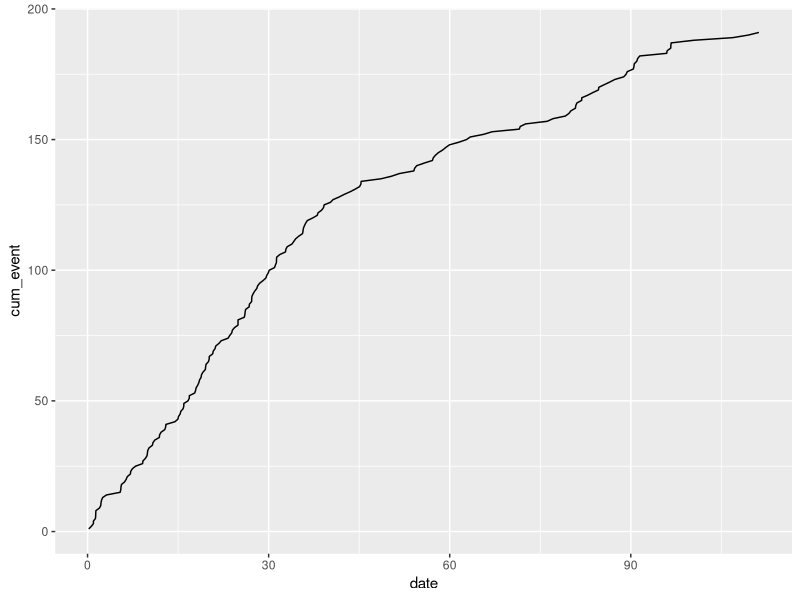
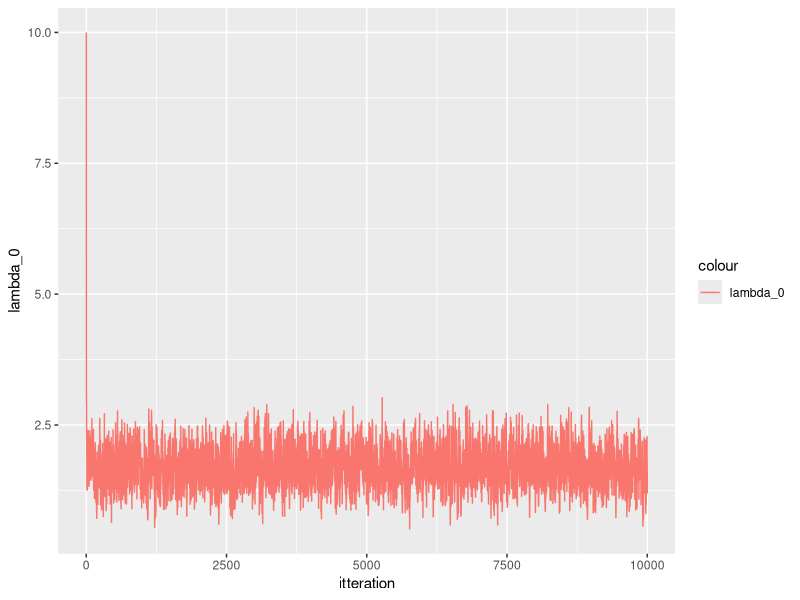
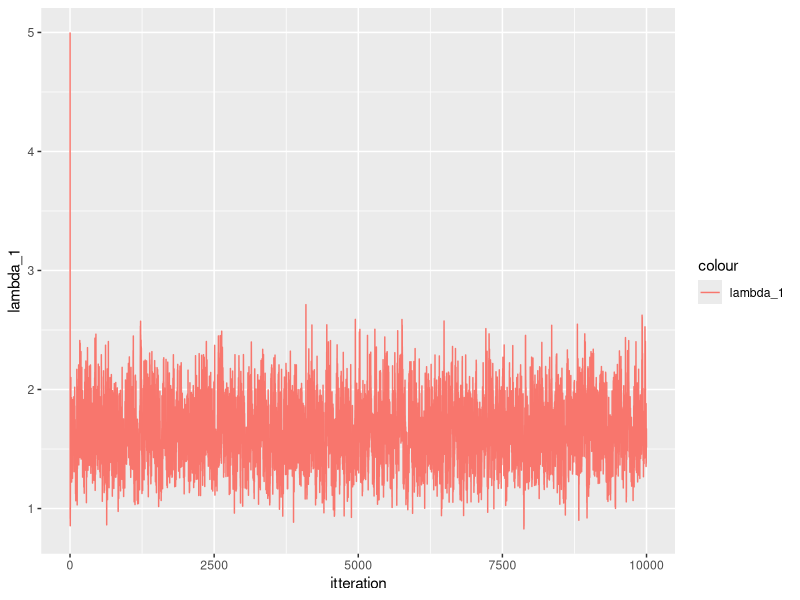
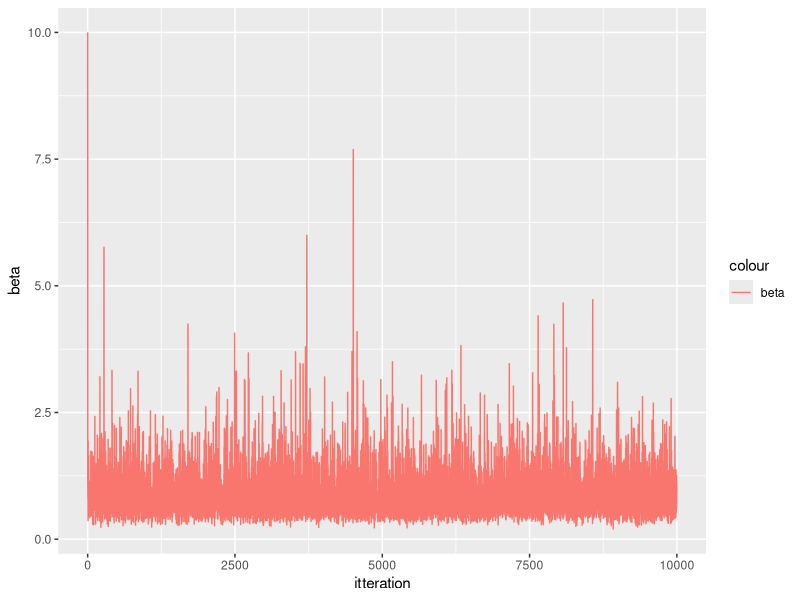
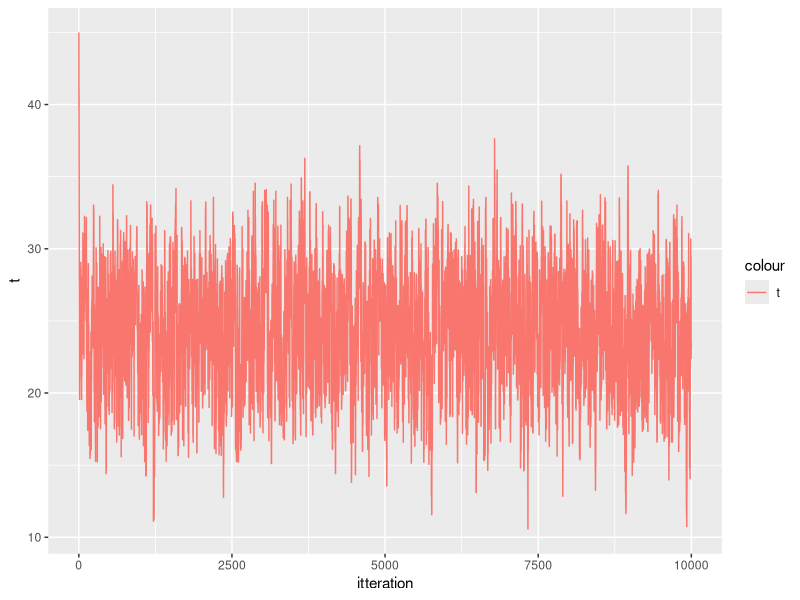

Recreate these plots in R, in order.
#implemetn MCMC


# Want Q to be a random walk


# f_cond_beta <- function(beta, lambda_0, lambda_1){
#   return(exp(-1/beta * (lambda_0 + lambda_1 + 1))*(1/beta)^5)
# }

f_cond_t <- function(beta, lambda_0, lambda_1, y_0, y_1){
  return(lambda_0^{y_0+1} *lambda_1^{y_1+1}*exp(-t* (lambda_0 - lambda_1 )))
}

MH_alg <- function(n,data, t_0,t_2, t, lambda_0,lambda_1, beta, sigma){

  y_0 = sum(data[date <t]$event)
  y_1 = sum(data[date>= t]$event)
  y_0
  y_1
  results <- matrix(nrow = n, ncol = 4)
  results[1, 1:4] <- c(t, lambda_0, lambda_1, beta)
  for(i in 2:n){
    results[2:10, 1:4]
    #print("t")
    #print(results[i-1,1])
    y_0 = sum(data[date <results[i-1,1]]$event)
    y_1 = sum(data[date>= results[i-1,1]]$event)
    #print(i)
    #gibs step
    
    lambda_0 <- rgamma(1, (y_0 ), scale= (1/(t - t_0 + 1/beta)))
    lambda_1 <- rgamma(1, (y_1 ), scale=(1/(t_2 - t + 1/beta)))
    lambda_0
    lambda_1
    beta_tilde <- rgamma(1, 6, scale = 1/(lambda_0 + lambda_1 + 1))
    beta <- 1/beta_tilde
    beta
    results[i, 2:4] <- c( lambda_0, lambda_1, beta)
    
    #MH step
    
    t_old <- results[i-1, 1]
    t_new <- rnorm(1, t_old, sigma)
    t_new
    ## acceptannce prob
    a <- min(1, (lambda_0^y_0 *lambda_1^y_1*exp(-t_new *(lambda_0 - lambda_1 )))/(lambda_0^y_0 *lambda_1^y_1*exp(-t_old *(lambda_0 - lambda_1 ))))
    a
    u <- runif(1)
    u
    if (u< a){
      results[i, 1] <-  t_new
    } else{
      results[i,1] <- t_old
      }
  }
  return (results)
}


library(boot)
library(data.table)
library(tidyr)
library(ggplot2)

data <- as.data.table(coal)
data[, event:= 1]
data[, cum_event := cumsum(event)]
data[, date := date- 1851]
q <- ggplot(data = data, aes(x = date, y = cum_event))
q <- q + geom_line()
q

t = 45

lambda_0 <- 10 #135/50
lambda_1 <- 5 #56/50
beta = 10

n = 10000
t_0 = 0
t_2 = 112 #maybe should be 1963? 
sigma = 3

sim_MH <- MH_alg(n,data, t_0, t_2, t, lambda_0,lambda_1, beta, sigma)

sim_MH <- as.data.table(sim_MH)

setnames(sim_MH, c("t", "lambda_0", "lambda_1", "beta"))

sim_MH[, itteration := seq(1:n)]
sim_MH

q <- ggplot(data = sim_MH, aes(x = itteration) )
q <- q + geom_line(aes(y = lambda_0, colour = "lambda_0"))
q
q <- ggplot(data = sim_MH, aes(x = itteration) )
q <- q + geom_line(aes(y = lambda_1, colour = "lambda_1"))
q
q <- ggplot(data = sim_MH, aes(x = itteration) )
q <- q + geom_line(aes(y = beta, colour = "beta"))
q
q <- ggplot(data = sim_MH, aes(x = itteration) )
q <- q + geom_line(aes(y = t, colour = "t"))
q
#only beta has a burn in period! kind of

summary(sim_MH)
2.92*45 + 0.92*(112-45)
#seems very reasonable!! 
